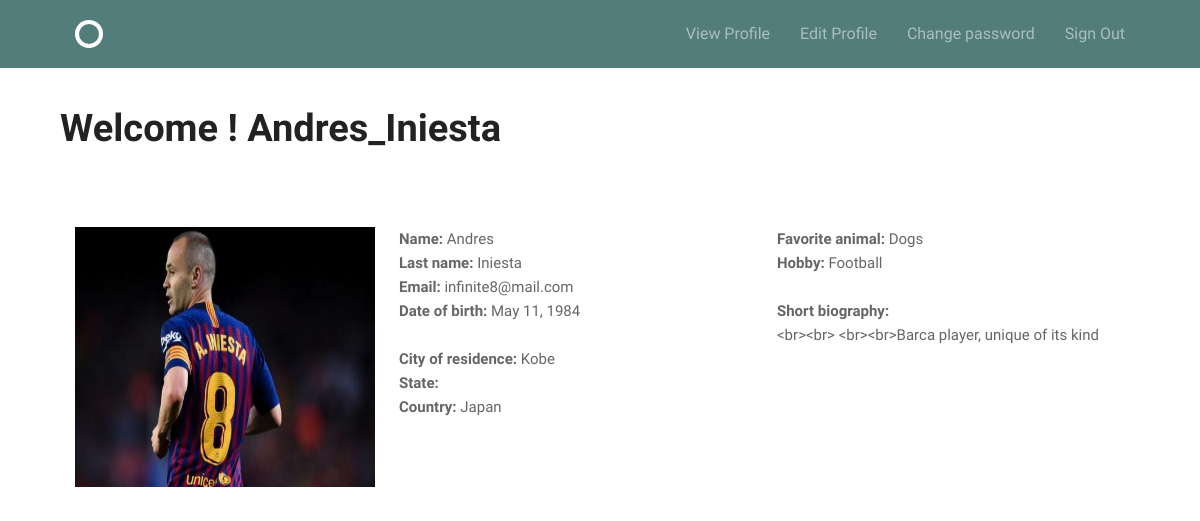
/accounts/profile/ (signed in), run on the app's committed database.
### accounts/models.py (models this page shows)
class Profile(models.Model):
    username = models.OneToOneField(User,on_delete=models.CASCADE)
    first_name = models.CharField(max_length=255, blank=True)
    last_name = models.CharField(max_length=255, blank=True)
    email = models.EmailField(null=True,blank=True,unique=True)
    date_birth = models.DateField(null=True,blank=True)
    avatar = models.ImageField(
                               upload_to='images/',
                               null=True,
                               blank=True
                               )
    bio = models.TextField(max_length=255, blank=True)
    city = models.CharField(max_length=255, blank=True)
    state = models.CharField(max_length=255, blank=True)
    country = models.CharField(max_length=255, blank=True)
    fav_animal = models.CharField(max_length=255, blank=True)
    hobby = models.CharField(max_length=255, blank=True)

### accounts/views.py (the view)
# urls.py: url(r'profile/$', views.profile, name='profile'),
@login_required
def profile(request):
    if request.method == 'GET':
        user = request.user
        profile = request.user.profile
        return render(request, 'accounts/profile.html', {'user': user,
                                                        'profile': profile
                                                        })

### accounts/templates/accounts/profile.html (shortened to what this page needs)
{% extends 'layout.html' %}
{% load static from staticfiles %}
{% block body %}
<h1> Welcome !   {{ user.username }} </h1><br><br>
<div class="grid-30">
    {% if profile.avatar != '' %}
      <img class="figure" src="{{ profile.avatar.url }}" width="300" height="260">
      <br>
    {% else %}
      <b> UPLOAD IMAGE </b>
    {% endif %}
</div>
<div class="grid-35 ">
    <b>Name: </b> {{ profile.first_name }}<br>
    <b>Last name: </b> {{ profile.last_name }}<br>
    <b>Email: </b>  {{ profile.email }} <br>
    <b>Date of birth: </b> {{ profile.date_birth }}<br><br>
    <b>City of residence: </b> {{ profile.city }}<br>
    <b>State: </b> {{ profile.state }}<br>
    <b>Country: </b> {{ profile.country }}<br><br>
</div>
<div class="grid-35">
    <b>Favorite animal: </b> {{ profile.fav_animal }}<br>
    <b>Hobby: </b> {{ profile.hobby }}<br><br>
    <b>Short biography: </b> <br>
    {% autoescape off %}
    {{ profile.bio|force_escape }}
    {% endautoescape %}
</div>
{% endblock%}

### assets/css/global.css (style rules this page uses)
html { font-family: sans-serif; -ms-text-size-adjust: 100%; -webkit-text-size-adjust: 100%; }
body { margin: 0; }
b, strong { font-weight: bold; }
h1 { font-size: 2em; margin: 0.67em 0; }
img { border: 0; }
html { font-size: 62.5%; }
body { font-size: 1.5em; line-height: 1.6; font-weight: 400; font-family: "Cousine"; color: #666; }
.grid, .grid-5, .grid-10, .grid-15, .grid-20, .grid-25, .grid-30, .grid-33, .grid-35, .grid-40, .grid-45, .grid-50, .grid-55, .grid-60, .grid-65, .grid-66, .grid-70, .grid-75, .grid-80, .grid-90, .grid-95, .grid-100 { float: left; box-sizing: border-box; position: relative; }
.grid-30 { width: 30%; padding: 0 15px; }
.grid-35 { width: 35%; padding: 0 15px; }
h1, h2, h3, h4, h5, h6 { margin-top: 0; margin-bottom: 2rem; font-weight: bold; font-family: "Work Sans", sans-serif; color: #222; }
h1 { font-size: 3.8rem; }
@media (min-width: 550px) { h1 { font-size: 3.8rem; } }

### data on the page
Profile: avatar (picture), first_name "Andres", last_name "Iniesta", email "infinite8@mail.com", date_birth "May 11, 1984", city "Kobe", country "Japan", fav_animal "Dogs", hobby "Football", bio "<br><br> <br><br>Barca player, unique of its kind"

### other printed values
{{ user.username }} "Andres_Iniesta"
